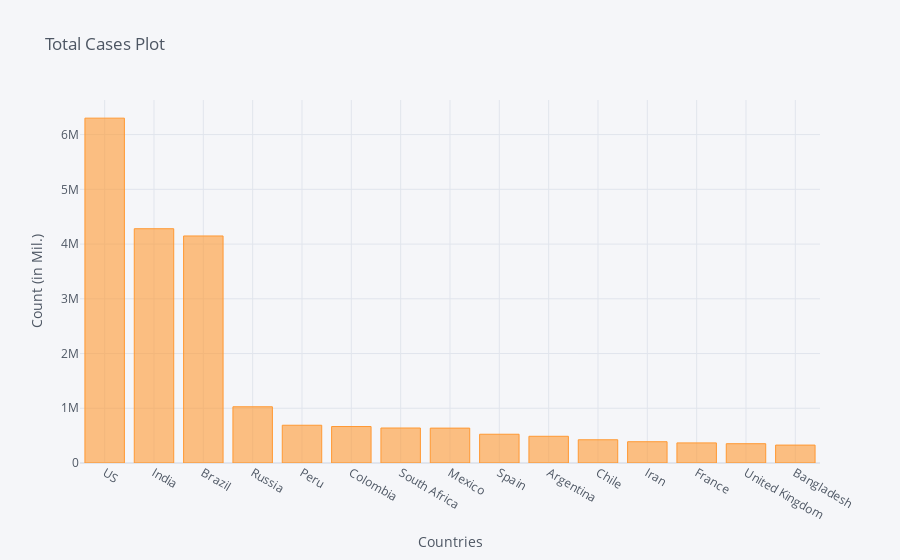

Source (notebook cell):
### Code cell
corona_dframe_agg_plot.iplot(kind='bar', x='Country/Region', y='9/7/20',
                             title='Total Cases Plot',xTitle='Countries',yTitle='Count (in Mil.)')

### Figure 1 — Plotly figure (JSON) as saved in the notebook; plotly's stock layout.template omitted (floating-point values rounded to 4 significant figures)
{"data": [{"marker": {"color": "rgba(255, 153, 51, 0.6)", "line": {"color": "rgba(255, 153, 51, 1.0)", "width": 1}}, "name": "9/7/20", "orientation": "v", "text": "", "type": "bar", "x": ["US", "India", "Brazil", "Russia", "Peru", "Colombia", "South Africa", "Mexico", "Spain", "Argentina", "Chile", "Iran", "France", "United Kingdom", "Bangladesh"], "y": [6300622, 4280422, 4147794, 1027334, 689977, 666521, 639362, 637509, 525549, 488007, 424274, 388810, 367174, 352451, 327359]}], "layout": {"legend": {"bgcolor": "#F5F6F9", "font": {"color": "#4D5663"}}, "paper_bgcolor": "#F5F6F9", "plot_bgcolor": "#F5F6F9", "title": {"font": {"color": "#4D5663"}, "text": "Total Cases Plot"}, "xaxis": {"gridcolor": "#E1E5ED", "showgrid": true, "tickfont": {"color": "#4D5663"}, "title": {"font": {"color": "#4D5663"}, "text": "Countries"}, "zerolinecolor": "#E1E5ED"}, "yaxis": {"gridcolor": "#E1E5ED", "showgrid": true, "tickfont": {"color": "#4D5663"}, "title": {"font": {"color": "#4D5663"}, "text": "Count (in Mil.)"}, "zerolinecolor": "#E1E5ED"}}}
